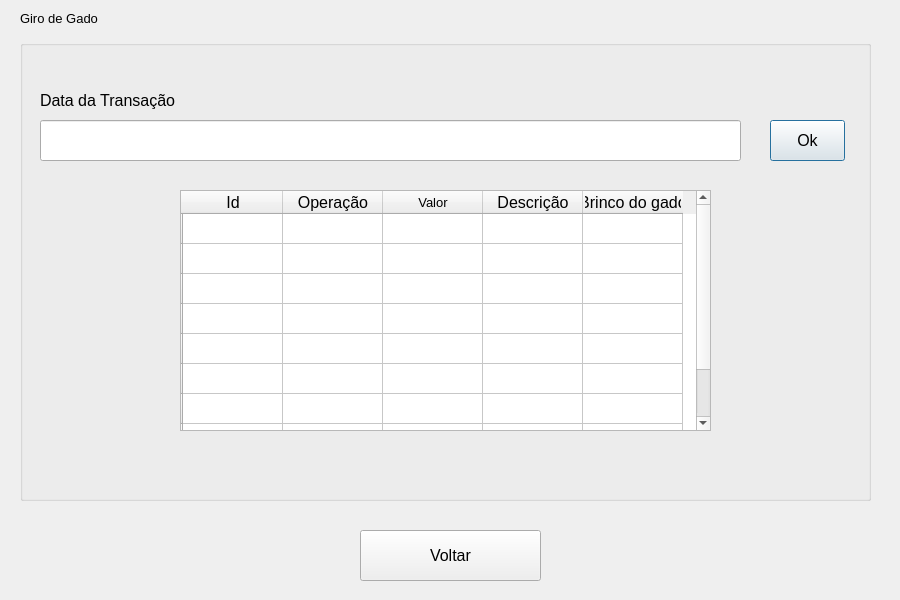
<?xml version="1.0" encoding="UTF-8"?>
<ui version="4.0">
 <class>FinancialConsultScreen</class>
 <widget class="QDialog" name="FinancialConsultScreen">
  <property name="geometry">
   <rect>
    <x>0</x>
    <y>0</y>
    <width>900</width>
    <height>600</height>
   </rect>
  </property>
  <property name="windowTitle">
   <string>Dialog</string>
  </property>
  <widget class="QGroupBox" name="groupBox">
   <property name="geometry">
    <rect>
     <x>20</x>
     <y>40</y>
     <width>851</width>
     <height>461</height>
    </rect>
   </property>
   <property name="title">
    <string/>
   </property>
   <widget class="QTableWidget" name="transactionConsultTable">
    <property name="geometry">
     <rect>
      <x>160</x>
      <y>150</y>
      <width>531</width>
      <height>241</height>
     </rect>
    </property>
    <property name="font">
     <font>
      <pointsize>12</pointsize>
     </font>
    </property>
    <row>
     <property name="text">
      <string/>
     </property>
     <property name="textAlignment">
      <set>AlignCenter</set>
     </property>
    </row>
    <row>
     <property name="text">
      <string/>
     </property>
    </row>
    <row>
     <property name="text">
      <string/>
     </property>
    </row>
    <row>
     <property name="text">
      <string/>
     </property>
    </row>
    <row>
     <property name="text">
      <string/>
     </property>
    </row>
    <row>
     <property name="text">
      <string/>
     </property>
    </row>
    <row>
     <property name="text">
      <string/>
     </property>
    </row>
    <row>
     <property name="text">
      <string/>
     </property>
    </row>
    <row>
     <property name="text">
      <string/>
     </property>
    </row>
    <column>
     <property name="text">
      <string>Id</string>
     </property>
    </column>
    <column>
     <property name="text">
      <string>Operação</string>
     </property>
    </column>
    <column>
     <property name="text">
      <string>Valor</string>
     </property>
     <property name="font">
      <font>
       <pointsize>10</pointsize>
      </font>
     </property>
    </column>
    <column>
     <property name="text">
      <string>Descrição</string>
     </property>
    </column>
    <column>
     <property name="text">
      <string>Brinco do gado</string>
     </property>
    </column>
    <item row="0" column="0">
     <property name="text">
      <string/>
     </property>
     <property name="textAlignment">
      <set>AlignCenter</set>
     </property>
     <property name="flags">
      <set>ItemIsSelectable|ItemIsDragEnabled|ItemIsDropEnabled|ItemIsUserCheckable|ItemIsEnabled</set>
     </property>
    </item>
    <item row="0" column="1">
     <property name="text">
      <string/>
     </property>
     <property name="textAlignment">
      <set>AlignCenter</set>
     </property>
     <property name="flags">
      <set>ItemIsSelectable|ItemIsDragEnabled|ItemIsDropEnabled|ItemIsUserCheckable|ItemIsEnabled</set>
     </property>
    </item>
    <item row="0" column="2">
     <property name="text">
      <string/>
     </property>
     <property name="font">
      <font>
       <family>MS Shell Dlg 2</family>
       <pointsize>10</pointsize>
      </font>
     </property>
     <property name="textAlignment">
      <set>AlignCenter</set>
     </property>
     <property name="flags">
      <set>ItemIsSelectable|ItemIsDragEnabled|ItemIsDropEnabled|ItemIsUserCheckable|ItemIsEnabled</set>
     </property>
    </item>
    <item row="0" column="3">
     <property name="text">
      <string/>
     </property>
     <property name="textAlignment">
      <set>AlignCenter</set>
     </property>
     <property name="flags">
      <set>ItemIsSelectable|ItemIsDragEnabled|ItemIsDropEnabled|ItemIsUserCheckable|ItemIsEnabled</set>
     </property>
    </item>
    <item row="0" column="4">
     <property name="text">
      <string/>
     </property>
     <property name="textAlignment">
      <set>AlignCenter</set>
     </property>
     <property name="flags">
      <set>ItemIsSelectable|ItemIsDragEnabled|ItemIsDropEnabled|ItemIsUserCheckable|ItemIsEnabled</set>
     </property>
    </item>
   </widget>
   <widget class="QLineEdit" name="inputTransactionDate">
    <property name="geometry">
     <rect>
      <x>20</x>
      <y>80</y>
      <width>701</width>
      <height>41</height>
     </rect>
    </property>
    <property name="font">
     <font>
      <pointsize>12</pointsize>
     </font>
    </property>
    <property name="text">
     <string/>
    </property>
   </widget>
   <widget class="QLabel" name="labelTransactionDate">
    <property name="geometry">
     <rect>
      <x>20</x>
      <y>50</y>
      <width>221</width>
      <height>21</height>
     </rect>
    </property>
    <property name="font">
     <font>
      <pointsize>12</pointsize>
     </font>
    </property>
    <property name="text">
     <string>Data da Transação</string>
    </property>
   </widget>
   <widget class="QPushButton" name="okButton">
    <property name="geometry">
     <rect>
      <x>750</x>
      <y>80</y>
      <width>75</width>
      <height>41</height>
     </rect>
    </property>
    <property name="font">
     <font>
      <pointsize>12</pointsize>
     </font>
    </property>
    <property name="text">
     <string>Ok</string>
    </property>
   </widget>
  </widget>
  <widget class="QLabel" name="labelTitle">
   <property name="geometry">
    <rect>
     <x>20</x>
     <y>10</y>
     <width>101</width>
     <height>16</height>
    </rect>
   </property>
   <property name="font">
    <font>
     <pointsize>10</pointsize>
    </font>
   </property>
   <property name="text">
    <string>Giro de Gado</string>
   </property>
  </widget>
  <widget class="QPushButton" name="backButton">
   <property name="geometry">
    <rect>
     <x>360</x>
     <y>530</y>
     <width>181</width>
     <height>51</height>
    </rect>
   </property>
   <property name="font">
    <font>
     <pointsize>12</pointsize>
    </font>
   </property>
   <property name="text">
    <string>Voltar</string>
   </property>
  </widget>
 </widget>
 <resources/>
 <connections/>
</ui>
